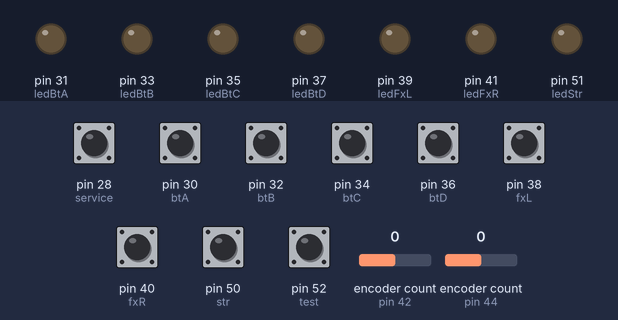
The sketch below on a simulated Arduino Mega 2560, built with avr-gcc and run on an emulated ATmega2560. Shown: output pins drawn as LEDs (lit = HIGH). Inputs (shaded band) come from the test bench; at power-on: pin 28 (service), pin 30 (btA), pin 32 (btB), pin 34 (btC), pin 36 (btD), pin 38 (fxL), pin 40 (fxR), pin 50 (str), pin 52 (test) HIGH, encoder count (sensors on pin 42, pin 44) 0.

Above: at 1.2 s.
1.3 s: pin 30 (btA) pulled LOW for 0.15 s
At 1.37 s:
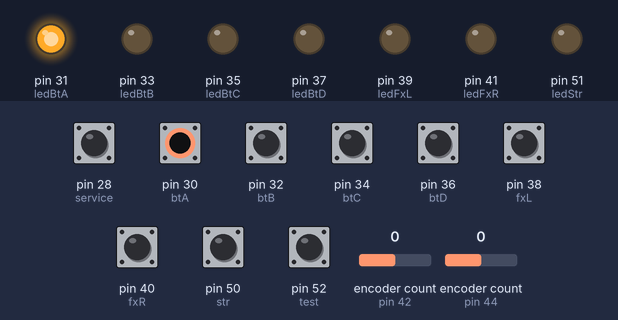
2.9 s: pin 32 (btB) pulled LOW for 0.15 s
At 2.97 s:
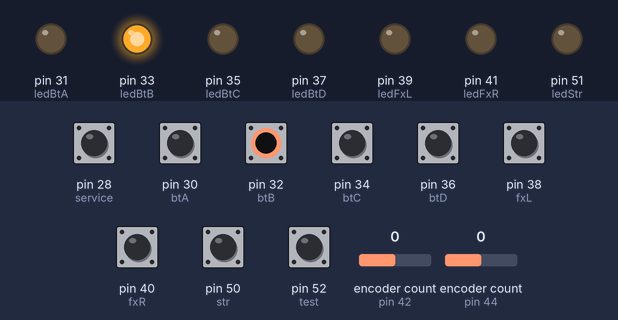
4.5 s: pin 34 (btC) pulled LOW for 0.15 s
At 4.57 s:
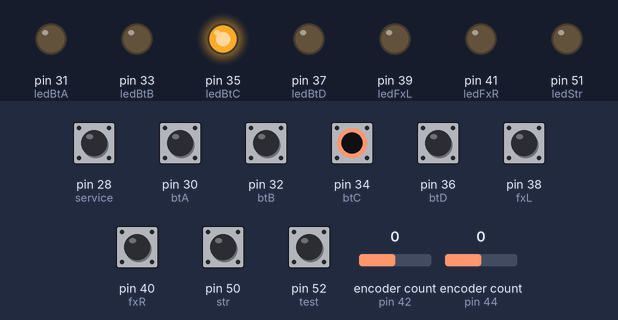
6.1 s: pin 36 (btD) pulled LOW for 0.15 s
At 6.17 s:
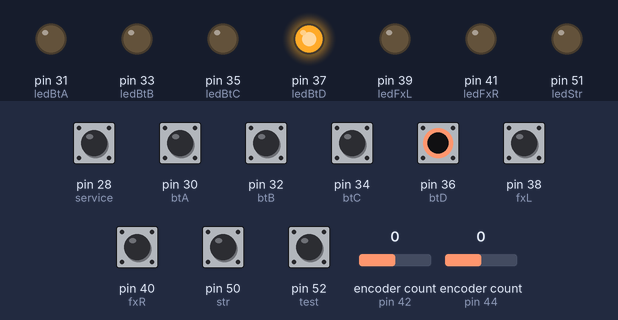
7.7 s: pin 38 (fxL) pulled LOW for 0.15 s
At 7.77 s:
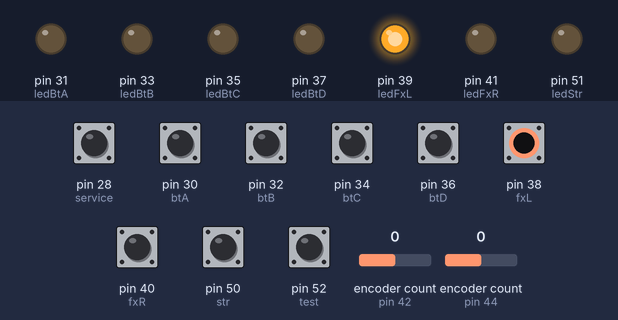
9.3 s: pin 40 (fxR) pulled LOW for 0.15 s
At 9.37 s:
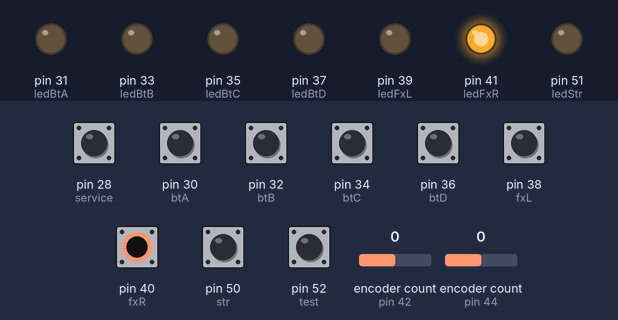
Timing chart, 0 to 11.9 s (numbered marks = the images above; inputs shaded):
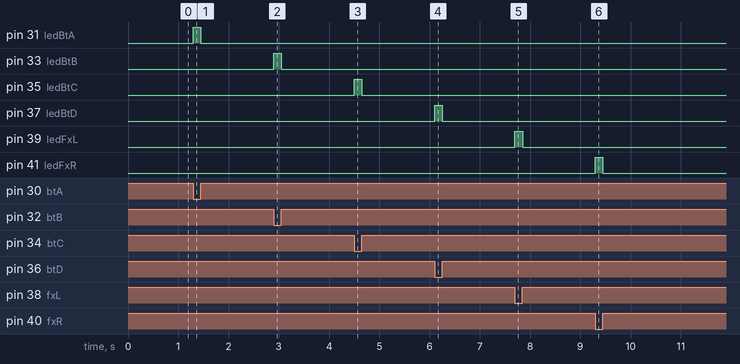

Measured:
- after the input at 1.3 s, pin 31 (ledBtA): LOW → HIGH at once, → LOW 0.15 s later
- after the input at 2.9 s, pin 33 (ledBtB): LOW → HIGH at once, → LOW 0.15 s later
- after the input at 4.5 s, pin 35 (ledBtC): LOW → HIGH at once, → LOW 0.15 s later
- after the input at 6.1 s, pin 37 (ledBtD): LOW → HIGH at once, → LOW 0.15 s later
- after the input at 7.7 s, pin 39 (ledFxL): LOW → HIGH at once, → LOW 0.15 s later
- after the input at 9.3 s, pin 41 (ledFxR): LOW → HIGH at once, → LOW 0.15 s later

The sketch:

VegaCon.ino
```cpp
// Consulted PumpkinCon(https://github.com/kkkyyy03/PumpkinCon) by RedPumpkin,
// Everyone is permitted to copy and distribute this code

#include "UnoJoy.h"
#include <Encoder.h>

// Setup Buttons' Pin
const int btA = 30;
const int btB = 32;
const int btC = 34;
const int btD = 36;
const int fxL = 38;
const int fxR = 40;
const int str = 50; // Start Button

// Setup Knobs' Pin
const int knobLA = 42;
const int knobLB = 43;
const int knobRA = 44;
const int knobRB = 45;

Encoder knobL(knobLA, knobLB);
Encoder knobR(knobRA, knobRB);

const int knobMin = 0;
const int knobMid = 128;
const int knobMax = 255;
const int knobPad = 1; // Knob Sensitivity

const int easingLength = 200;

long easingStartTimeL = 0;
long easingStartTimeR = 0;

float knobLData = knobMid;
float knobRData = knobMid;
float lastKnobL = knobLData;
float lastKnobR = knobRData;

const int test = 52; // Only use it for SDVX Arcade HDD
const int service = 28;

// LED PIN
const int ledBtA = 31;
const int ledBtB = 33;
const int ledBtC = 35;
const int ledBtD = 37;
const int ledFxL = 39;
const int ledFxR = 41;
const int ledStr = 51;

// void setup part
void setup() {
  setupUnoJoy();

  // Setup Pin
  pinMode(btA, INPUT);
  pinMode(btB, INPUT);
  pinMode(btC, INPUT);
  pinMode(btD, INPUT);
  pinMode(fxL, INPUT);
  pinMode(fxR, INPUT);
  pinMode(str, INPUT);
  digitalWrite(btA, HIGH);
  digitalWrite(btB, HIGH);
  digitalWrite(btC, HIGH);
  digitalWrite(btD, HIGH);
  digitalWrite(fxL, HIGH);
  digitalWrite(fxR, HIGH);
  digitalWrite(str, HIGH);

  // Only use it for SDVX Arcade HDD
  pinMode(test, INPUT);
  pinMode(service, INPUT);
  digitalWrite(test, HIGH);
  digitalWrite(service, HIGH);

  // Setup LED
  pinMode(ledBtA, OUTPUT);
  pinMode(ledBtB, OUTPUT);
  pinMode(ledBtC, OUTPUT);
  pinMode(ledBtD, OUTPUT);
  pinMode(ledFxL, OUTPUT);
  pinMode(ledFxR, OUTPUT);
  pinMode(ledStr, OUTPUT);

  // Setup Knob
  knobL.write(knobMid);
  knobR.write(knobMid);
}

int autoLed(int btn, int led) {
  int btnStatus = digitalRead(btn);

  if (btnStatus == HIGH) {
    digitalWrite(led, LOW);
  } else {
    digitalWrite(led, HIGH);
  }

  return btnStatus;
}

float easeOutQuad(long t, float b, float c, long d) {
  float tt = ((float) t) / d;
  return -c * tt * (tt - 2) + b;
};


float easingKnob(float knob, long easingStartTime) {
  if (knob > knobMid + knobPad) {
    knob = knobMax - easeOutQuad(millis() - easingStartTime, knobMin, knobMid, easingLength);
  } else if (knob < knobMid - knobPad) {
    knob = easeOutQuad(millis() - easingStartTime, knobMin, knobMid, easingLength);
  } else {
    knob = knobMid;
    return knob;
  }

  if (knob > knobMax) {
    knob = knobMax;
  } else if (knob < knobMin) {
    knob = knobMin;
  }

  return knob;
}

// void loop part
void loop() {
  dataForController_t controllerData = getBlankDataForController();

  // Knob Controller Part
  float _knobLChange = -knobL.read();
  knobL.write(0);
  knobLData = easingKnob(knobLData, easingStartTimeL);
  if (_knobLChange > 0) {
    easingStartTimeL = millis();
    knobLData = knobMax;
  } else if (_knobLChange < 0) {
    easingStartTimeL = millis();
    knobLData = knobMin;
  }
  controllerData.leftStickX = (long) knobLData;

  float _knobRChange = -knobR.read();
  knobR.write(0);
  knobRData = easingKnob(knobRData, easingStartTimeR);
  if (_knobRChange > 0) {
    easingStartTimeR = millis();
    knobRData = knobMax;
  } else if (_knobRChange < 0) {
    easingStartTimeR = millis();
    knobRData = knobMin;
  }
  controllerData.rightStickX = (long) knobRData;

  controllerData.circleOn = !autoLed(fxL, ledFxL);
  controllerData.triangleOn = !autoLed(fxR, ledFxR);
  controllerData.squareOn = !autoLed(btA, ledBtA);
  controllerData.crossOn = !autoLed(btB, ledBtB);
  controllerData.l1On = !autoLed(btC, ledBtC);
  controllerData.selectOn = !autoLed(btD, ledBtD);
  controllerData.startOn = !autoLed(str, ledStr);

  controllerData.r1On = !digitalRead(test);
  controllerData.r2On = !digitalRead(service);

  setControllerData(controllerData);
}
```

UnoJoy.h
```cpp
/*  UnoJoy.h
 *   Alan Chatham - 2012
 *    RMIT Exertion Games Lab
 *
 *  This library gives you a standard way to create Arduino code that talks
 *   to the UnoJoy firmware in order to make native USB game controllers.
 *  Functions:
 *   setupUnoJoy()
 *   getBlankDataForController()
 *   setControllerData(dataForController_t dataToSet)
 *
 *   NOTE: You cannot use pins 0 or 1 if you use this code - they are used by the serial communication.
 *         Also, the setupUnoJoy() function starts the serial port at 38400, so if you're using
 *         the serial port to debug and it's not working, this may be your problem.
 *
 *   === How to use this library ===
 *   If you want, you can move this file into your Arduino/Libraries folder, then use it like a normal library.
 *   However, since you'll need to refer to the details of the dataForController_t struct in this file, I would suggest you use
 *    it by adding it to your Arduino sketch manually (in Arduino, go to Sketch->Add file...)
 *
 *  To use this library to make a controller, you'll need to do 3 things:
 *   Call setupUnoJoy(); in the setup() block
 *   Create and populate a dataForController_t type variable and fill it with your data
 *         The getBlankDataForController() function is good for that.
 *   Call setControllerData(yourData); where yourData is the variable from above,
 *         somewhere in your loop(), once you're ready to push your controller data to the system.
 *         If you forget to call sendControllerData in your loop, your controller won't ever do anything
 *
 *  You can then debug the controller with the included Processing sketch, UnoJoyProcessingVisualizer
 *
 *  To turn it into an actual USB video game controller, you'll reflash the
 *   Arduino's communication's chip using the instructions found in the 'Firmware' folder,
 *   then unplug and re-plug in the Arduino.
 *
 *  Details about the dataForController_t type are below, but in order to create and use it,
 *   you'll declare it like:
 *
 *      dataForController_t sexyControllerData;
 *
 *   and then control button presses and analog stick movement with statements like:
 *
 *      sexyControllerData.triangleOn = 1;   // Marks the triangle button as pressed
 *      sexyControllerData.squareOn = 0;     // Marks the square button as unpressed
 *      sexyControllerData.leftStickX = 90;  // Analog stick values can range from 0 - 255
 */

#ifndef UNOJOY_H
#define UNOJOY_H
    #include <stdint.h>
    #include <util/atomic.h>
    #include <Arduino.h>

    // This struct is the core of the library.
    //  You'll create an instance of this and manipulate it,
    //  then use the setControllerData function to send that data out.
    //  Don't change this - the order of the fields is important for
    //  the communication between the Arduino and it's communications chip.
	typedef struct dataForController_t
	{
		uint8_t triangleOn : 1;  // Each of these member variables
		uint8_t circleOn : 1;    //  control if a button is off or on
		uint8_t squareOn : 1;    // For the buttons,
		uint8_t crossOn : 1;     //  0 is off
		uint8_t l1On : 1;        //  1 is on
		uint8_t l2On : 1;
		uint8_t l3On : 1;        // The : 1 here just tells the compiler
		uint8_t r1On : 1;        //  to only have 1 bit for each variable.
                                 //  This saves a lot of space for our type!
		uint8_t r2On : 1;
		uint8_t r3On : 1;
		uint8_t selectOn : 1;
		uint8_t startOn : 1;
		uint8_t homeOn : 1;
		uint8_t dpadLeftOn : 1;
		uint8_t dpadUpOn : 1;
		uint8_t dpadRightOn : 1;

		uint8_t dpadDownOn : 1;
        uint8_t padding : 7;     // We end with 7 bytes of padding to make sure we get our data aligned in bytes

		uint8_t leftStickX : 8;  // Each of the analog stick values can range from 0 to 255
		uint8_t leftStickY : 8;  //  0 is fully left or up
		uint8_t rightStickX : 8; //  255 is fully right or down
		uint8_t rightStickY : 8; //  128 is centered.
                                 // Important - analogRead(pin) returns a 10 bit value, so if you're getting strange
                                 //  results from analogRead, you may need to do (analogRead(pin) >> 2) to get good data
	} dataForController_t;

    // Call setupUnoJoy in the setup block of your program.
    //  It sets up the hardware UnoJoy needs to work properly
    void setupUnoJoy(void);

    // This sets the controller to reflect the button and
    // joystick positions you input (as a dataForController_t).
    // The controller will just send a zeroed (joysticks centered)
    // signal until you tell it otherwise with this function.
    void setControllerData(dataForController_t);

    // This function gives you a quick way to get a fresh
    //  dataForController_t with:
    //    No buttons pressed
    //    Joysticks centered
    // Very useful for starting each loop with a blank controller, for instance.
    // It returns a dataForController_t, so you want to call it like:
    //    myControllerData = getBlankDataForController();
    dataForController_t getBlankDataForController(void);

    // You can also call the setup function with an integer argument
    //  declaring how often, in  milliseconds, the buffer should send its data
    //  via the serial port.  Use it if you need to do a lot of processing and
    //  the serial stuff is messing you up, but it'll make your controller
    //  more laggy.
    // IMPORTANT - you can't make this value greater than 20 or so - the code
    //  on the communications chip times out on each serial read after 25ms.
    //  If you need more time than 20ms, you'll have to alter the code for the
    //  ATmega8u2 as well
    void setupUnoJoy(int);


//----- End of the interface code you should be using -----//
//----- Below here is the actual implementation of

  // This dataForController_t is used to store
  //  the controller data that you want to send
  //  out to the controller.  You shouldn't mess
  //  with this directly - call setControllerData instead
  dataForController_t controllerDataBuffer;

  // This updates the data that the controller is sending out.
  //  The system actually works as following:
  //  The UnoJoy firmware on the ATmega8u2 regularly polls the
  //  Arduino chip for individual bytes of a dataForController_t.
  //
  void setControllerData(dataForController_t controllerData){
    // Probably unecessary, but this guarantees that the data
    //  gets copied to our buffer all at once.
    ATOMIC_BLOCK(ATOMIC_FORCEON){
      controllerDataBuffer = controllerData;
    }
  }

  // serialCheckInterval governs how many ms between
  //  checks to the serial port for data.
  //  It shouldn't go above 20 or so, otherwise you might
  //  get unreliable data transmission to the UnoJoy firmware,
  //  since after it sends a request, it waits 25 ms for a response.
  //  If you really need to make it bigger than that, you'll have to
  //  adjust that timeout in the UnoJoy ATmega8u2 firmware code as well.
  volatile int serialCheckInterval = 1;
  // This is an internal counter variable to count ms between
  //  serial check times
  int serialCheckCounter = 0;

  // This is the setup function - it sets up the serial communication
  //  and the timer interrupt for actually sending the data back and forth.
  void setupUnoJoy(void){
    // First, let's zero out our controller data buffer (center the sticks)
    controllerDataBuffer = getBlankDataForController();

    // Start the serial port at the specific, low-error rate UnoJoy uses.
    //  If you want to change the rate, you'll have to change it in the
    //  firmware for the ATmega8u2 as well.  250,000 is actually the best rate,
    //  but it's not supported on Macs, breaking the processing debugger.
    Serial.begin(38400);

    // Now set up the Timer 0 compare register A
    //  so that Timer0 (used for millis() and such)
    //  also fires an interrupt when it's equal to
    //  128, not just on overflow.
    // This will fire our timer interrupt almost
    //  every 1 ms (1024 us to be exact).
    OCR0A = 128;
    TIMSK0 |= (1 << OCIE0A);
  }

  // If you really need to change the serial polling
  //  interval, use this function to initialize UnoJoy.
  //  interval is the polling frequency, in ms.
  void setupUnoJoy(int interval){
    serialCheckInterval = interval;
    setupUnoJoy();
  }

  // This interrupt gets called approximately once per ms.
  //  It counts how many ms between serial port polls,
  //  and if it's been long enough, polls the serial
  //  port to see if the UnoJoy firmware requested data.
  //  If it did, it transmits the appropriate data back.
  ISR(TIMER0_COMPA_vect){
    serialCheckCounter++;
    if (serialCheckCounter >= serialCheckInterval){
      serialCheckCounter = 0;
      // If there is incoming data stored in the Arduino serial buffer
      while (Serial.available() > 0) {
        //pinMode(13, OUTPUT);
        //digitalWrite(13, HIGH);
        // Get incoming byte from the ATmega8u2
        byte inByte = Serial.read();
        // That number tells us which byte of the dataForController_t struct
        //  to send out.
        Serial.write(((uint8_t*)&controllerDataBuffer)[inByte]);
        //digitalWrite(13, LOW);
      }
    }
  }

  // Returns a zeroed out (joysticks centered)
  //  dataForController_t variable
  dataForController_t getBlankDataForController(void){
    // Create a dataForController_t
    dataForController_t controllerData;
    // Make the buttons zero
    controllerData.triangleOn = 0;
    controllerData.circleOn = 0;
    controllerData.squareOn = 0;
    controllerData.crossOn = 0;
    controllerData.l1On = 0;
    controllerData.l2On = 0;
    controllerData.l3On = 0;
    controllerData.r1On = 0;
    controllerData.r2On = 0;
    controllerData.r3On = 0;
    controllerData.dpadLeftOn = 0;
    controllerData.dpadUpOn = 0;
    controllerData.dpadRightOn = 0;
    controllerData.dpadDownOn = 0;
    controllerData.selectOn = 0;
    controllerData.startOn = 0;
    controllerData.homeOn = 0;
    //Set the sticks to 128 - centered
    controllerData.leftStickX = 128;
    controllerData.leftStickY = 128;
    controllerData.rightStickX = 128;
    controllerData.rightStickY = 128;
    // And return the data!
    return controllerData;
  }

#endif
```
